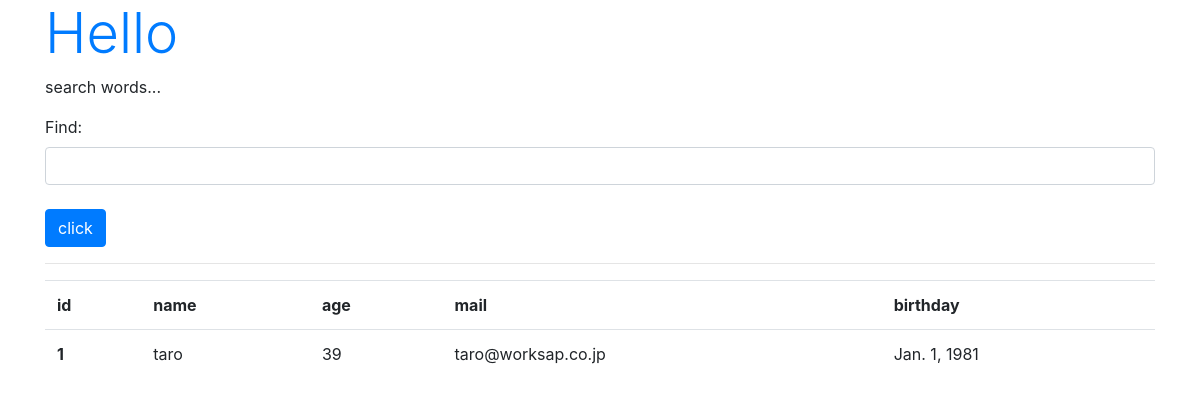
/hello/find, run on an earlier commit of the app's database.
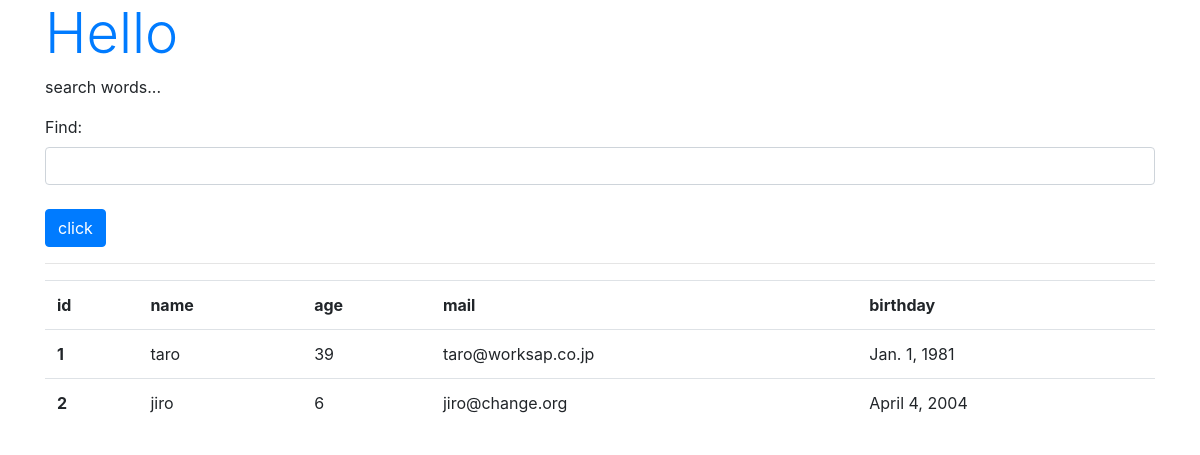
And on a later commit of the database.
### hello/models.py (models this page shows, shortened)
class Friend(models.Model):
    name = models.CharField(max_length=100,\
        validators=[number_only])
    mail = models.EmailField(max_length=200)
    gender = models.BooleanField()
    age = models.IntegerField()
    birthday = models.DateField()

### hello/views.py (the view)
# urls.py: path('find', views.find, name='find'), #☆
def find(request):
    if(request.method == 'POST'):
        msg = request.POST['find']
        form = FindForm(request.POST)
        sql = 'select * from hello_friend'
        if (msg != ''):
            sql += ' where ' + msg
        data = Friend.objects.raw(sql) #☆
        msg = sql
    else:
        msg = 'search words...'
        form = FindForm()
        data = Friend.objects.all()
    params = {
        'title': 'Hello',
        'message': msg,
        'form': form,
        'data': data,
    }
    return render(request, 'hello/find.html', params)

### hello/forms.py
class FindForm(forms.Form):
    find = forms.CharField(label='Find', required=False,\
            widget=forms.TextInput(attrs={'class':'form-control'}))

### hello/templates/hello/find.html (shortened to what this page needs)
{% load static %}
<!doctype html>
<html lang="ja">
<head>
    <link rel="stylesheet"
    href="https://stackpath.bootstrapcdn.com/bootstrap/4.3.1/css/bootstrap.min.css"
>
</head>
<body class="container">
    <h1 class="display-4 text-primary">
        {{title}}</h1>
    <p>{{message|safe}}</p>
    <form action="{% url 'find' %}" method="post">
    {{ form.as_p }}
    <tr><th></th><td>
        <input type="submit" value="click"
            class="btn btn-primary mt-2"></td></tr>
    </form>
    <hr>
    <table class="table">
        <tr>
            <th>id</th>
            <th>name</th>
            <th>age</th>
            <th>mail</th>
            <th>birthday</th>
        </tr>
    {% for item in data %}
        <tr>
            <th>{{item.id}}</th>
            <td>{{item.name}}</td>
            <td>{{item.age}}</td>
            <td>{{item.mail}}</td>
            <td>{{item.birthday}}</td>
        </tr>
    {% endfor %}
    </table>
</body>
</html>

What changed in the data, as far as the page shows it:
added Friend: id "2", name "jiro", age "6", mail "jiro@change.org", birthday "April 4, 2004"
